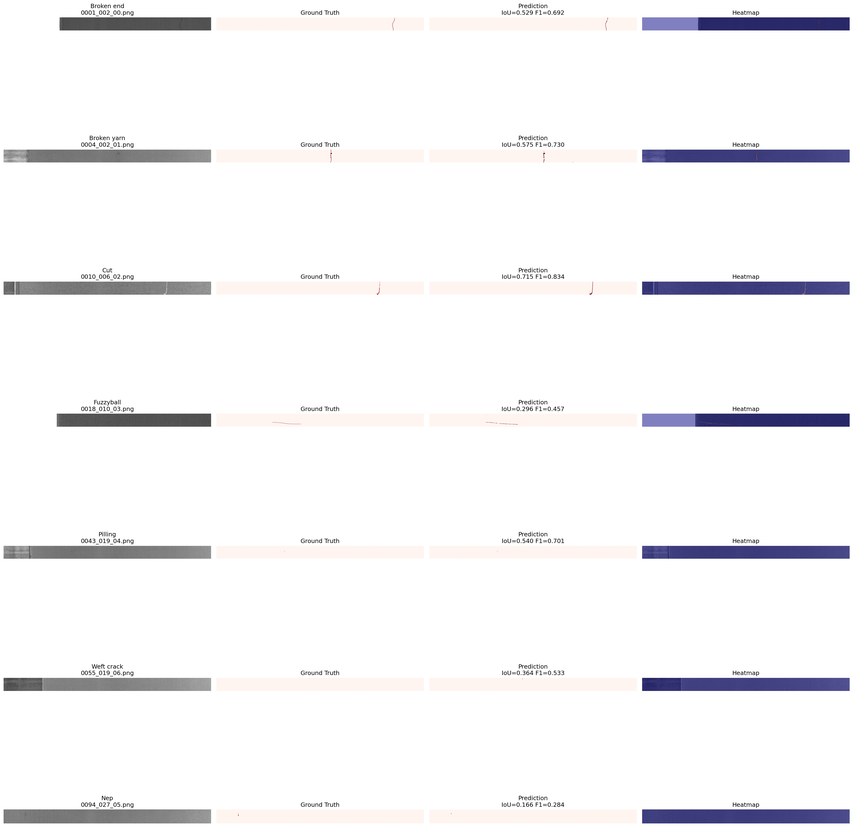
#> input picture apresentacao/segmentation_examples.png, 853 x 827 px, shrunk from 3584 x 3477 before the run
$ python -i gabor_analysis.py   (imports and definitions only)   (older library calls are emulated)
#> lines starting #> are read from the running program, lines starting #| are printed output that depends on the picture; after the words box and inside, x2 and y2 are one past the last pixel; in counts of white or black regions, pixels touching at a corner belong together
#> further down, picture is the input picture: shape (827, 853, 3); mean B, G, R 246.4, 244.9, 245.5
import cv2
import numpy as np
from typing import List, Tuple


class GaborAnalyzer:
    def __init__(
        self,
        orientations: List[float] = None,
        frequencies: List[float] = None,
        sigma: float = 3.0,
        kernel_size: int = 31,
    ):
        self.orientations = orientations or [0, 45, 90, 135]
        self.frequencies = frequencies or [0.05, 0.1, 0.15, 0.25]
        self.sigma = sigma
        self.kernel_size = kernel_size
        self.kernels = self._build_filter_bank()

    def _build_filter_bank(self) -> List[Tuple[float, float, np.ndarray]]:
        kernels = []
        for theta_deg in self.orientations:
            theta = np.radians(theta_deg)
            for freq in self.frequencies:
                lambd = 1.0 / freq
                kernel = cv2.getGaborKernel(
                    (self.kernel_size, self.kernel_size),
                    self.sigma, theta, lambd, gamma=0.5, psi=0,
                )
                kernel /= kernel.sum() + 1e-8
                kernels.append((theta_deg, freq, kernel))
        return kernels

    def compute_responses(self, image: np.ndarray) -> np.ndarray:
        gray = cv2.cvtColor(image, cv2.COLOR_BGR2GRAY) if len(image.shape) == 3 else image
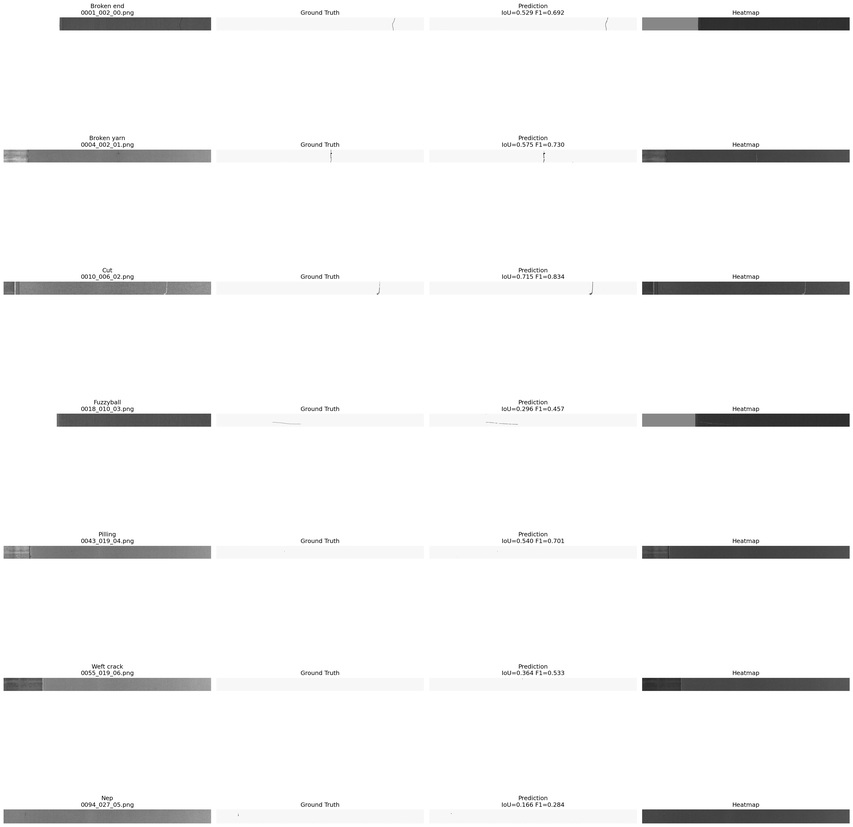
#> gray: shape (827, 853); min 19, max 255, mean 245.3
        gray = gray.astype(np.float64)

        responses = np.zeros(
            (len(self.kernels), gray.shape[0], gray.shape[1]), dtype=np.float64
        )
        for i, (_, _, kernel) in enumerate(self.kernels):
            responses[i] = np.abs(cv2.filter2D(gray, cv2.CV_64F, kernel))

        return responses

    def compute_energy_map(self, image: np.ndarray) -> np.ndarray:
        responses = self.compute_responses(image)
        return responses.mean(axis=0)
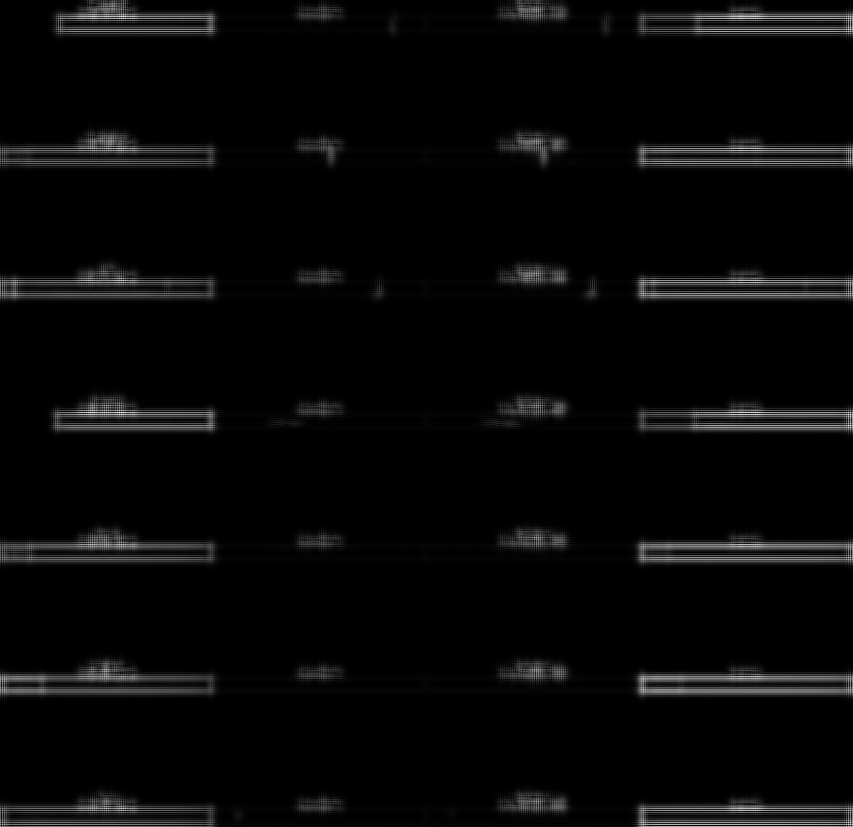
#> returned value: shape (827, 853) float64; min 146.5, max 101668.4, mean 3289; drawn with min black and max white

    def compute_orientation_map(self, image: np.ndarray) -> np.ndarray:
        gray = cv2.cvtColor(image, cv2.COLOR_BGR2GRAY) if len(image.shape) == 3 else image
        gray = gray.astype(np.float64)

        orientation_energies = {}
        for theta_deg, _, kernel in self.kernels:
            response = np.abs(cv2.filter2D(gray, cv2.CV_64F, kernel))
            if theta_deg not in orientation_energies:
                orientation_energies[theta_deg] = []
            orientation_energies[theta_deg].append(response)

        orientation_map = np.zeros_like(gray)
        max_energy = np.zeros_like(gray)

        for theta_deg, responses in orientation_energies.items():
            avg_energy = np.mean(responses, axis=0)
            mask = avg_energy > max_energy
            orientation_map[mask] = theta_deg
            max_energy[mask] = avg_energy[mask]

        return orientation_map

    def detect_anomalies(
        self, image: np.ndarray, sensitivity: float = 2.0
    ) -> np.ndarray:
        energy = self.compute_energy_map(image)
        mean_energy = energy.mean()
#> mean_energy = 3289
        std_energy = energy.std()
#> std_energy = 9424.8
        threshold = mean_energy + sensitivity * std_energy
#> threshold = 22138.5
        anomaly_mask = (energy > threshold).astype(np.uint8) * 255
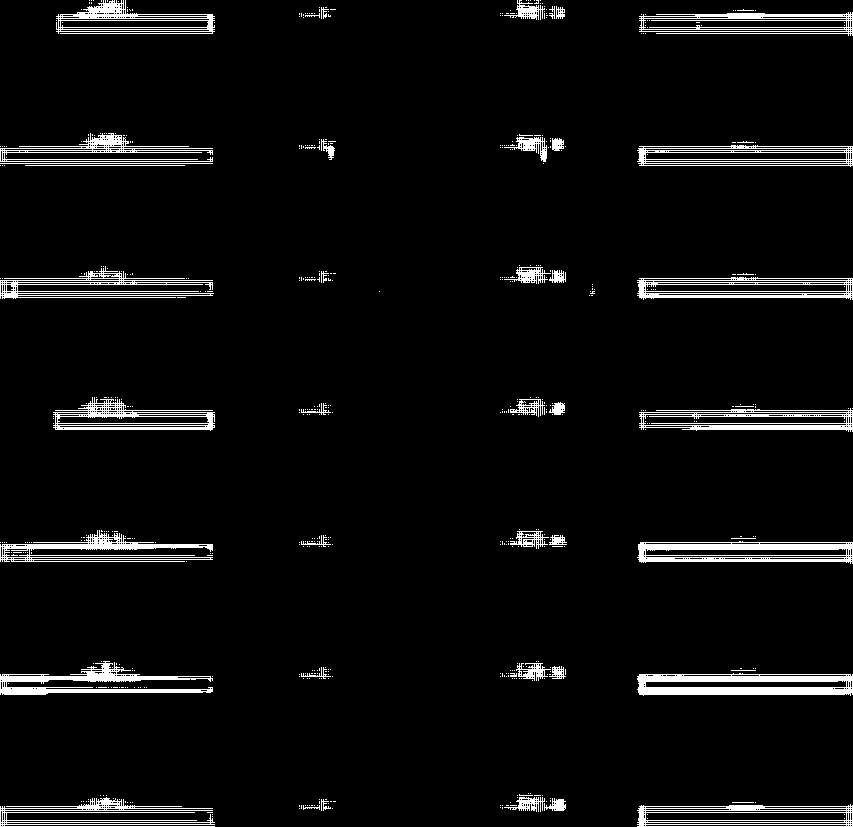
#> anomaly_mask: shape (827, 853); 5% white; 556 white regions (512 under 20 px), largest, box (x1, y1, x2, y2) and area: (637, 673, 853, 696) 3290, (637, 541, 853, 564) 2727, (0, 661, 213, 695) 2507

        kernel = cv2.getStructuringElement(cv2.MORPH_ELLIPSE, (5, 5))
        anomaly_mask = cv2.morphologyEx(anomaly_mask, cv2.MORPH_CLOSE, kernel)
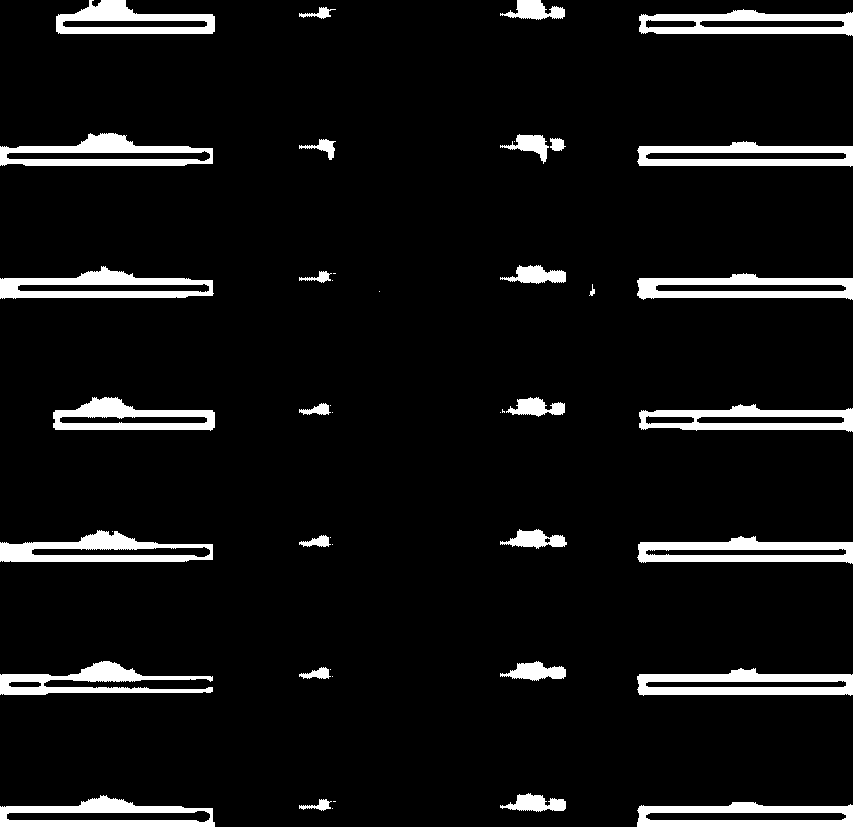
#> anomaly_mask: shape (827, 853); 7.4% white; 45 white regions (15 under 20 px), largest, box (x1, y1, x2, y2) and area: (637, 668, 853, 696) 3632, (637, 536, 853, 564) 3432, (0, 133, 213, 166) 3397
        anomaly_mask = cv2.morphologyEx(anomaly_mask, cv2.MORPH_OPEN, kernel)
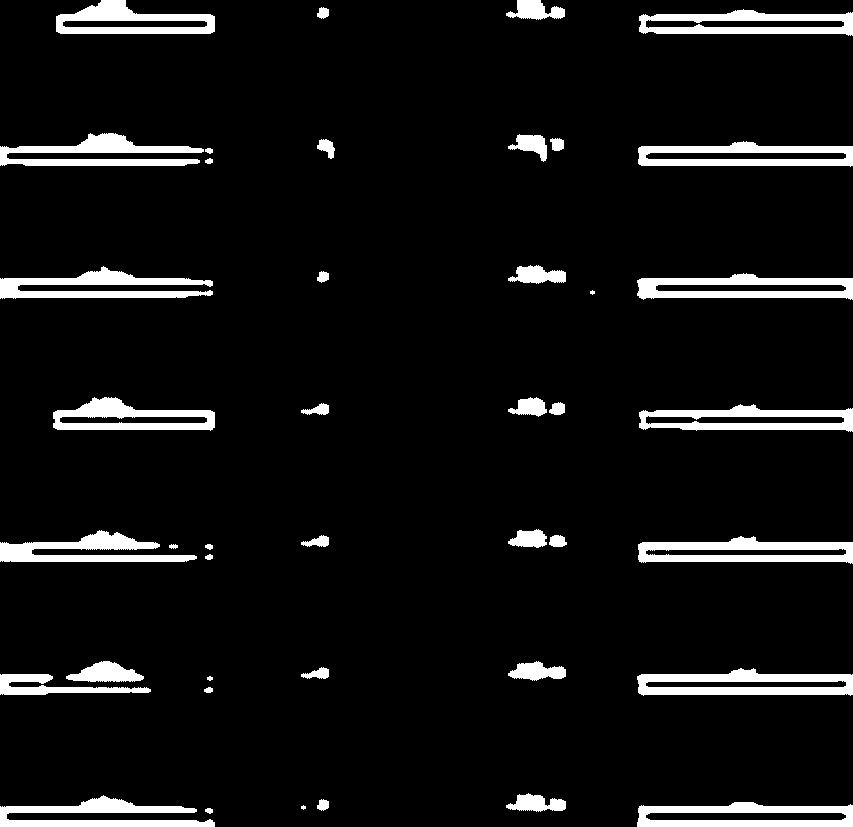
#> anomaly_mask: shape (827, 853); 7.2% white; 42 white regions (2 under 20 px), largest, box (x1, y1, x2, y2) and area: (637, 668, 853, 696) 3624, (638, 536, 853, 564) 3426, (0, 266, 213, 299) 3334
        return anomaly_mask

>>> import cv2
>>> picture = cv2.imread('../apresentacao/segmentation_examples.png')
>>> result = GaborAnalyzer().detect_anomalies(picture)

$ run again, on apresentacao/per_defect_performance.png
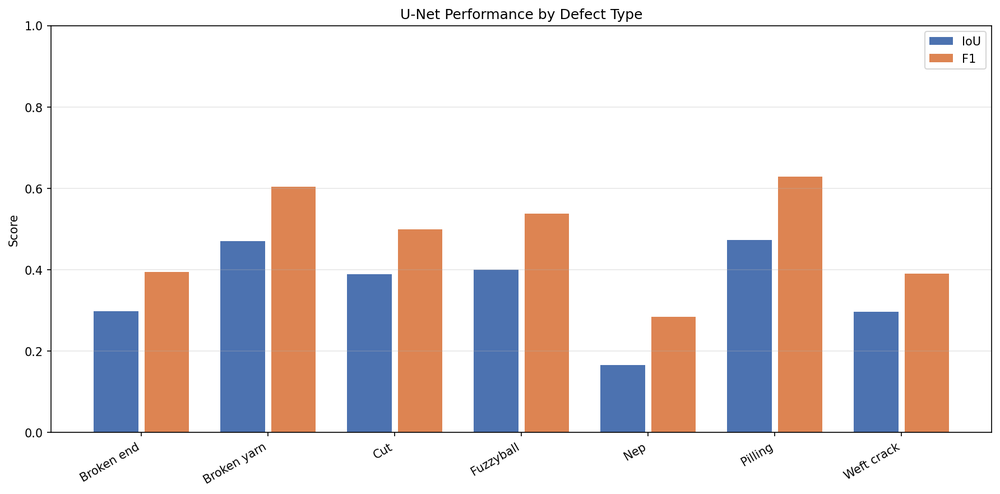
#> input picture apresentacao/per_defect_performance.png, 1000 x 494 px, shrunk from 1784 x 881 before the run
#> picture is the input picture: shape (494, 1000, 3); mean B, G, R 223.9, 224.3, 231.6
#> in compute_energy_map, `return responses.mean(axis=0)`:
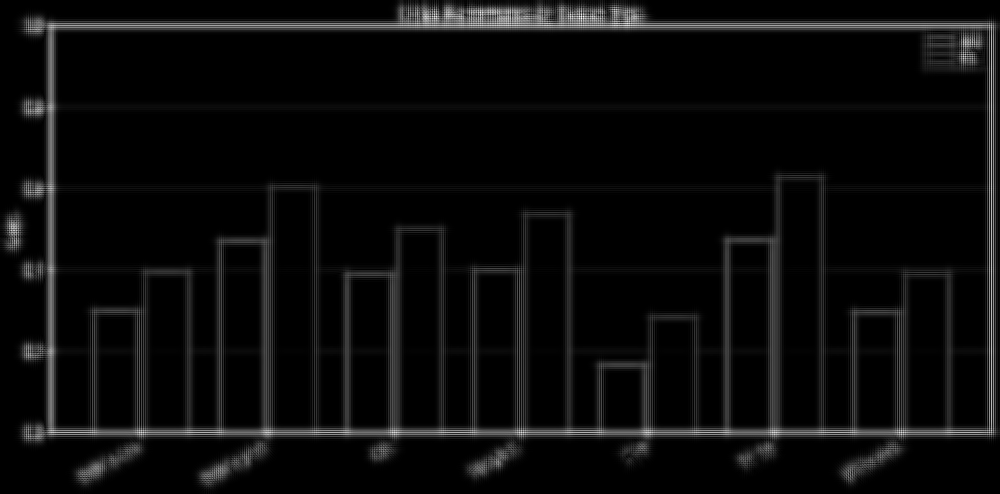
#> returned value: shape (494, 1000) float64; min 99.63, max 157552.5, mean 7314.8; drawn with min black and max white
#> mean_energy = 7314.8
#> std_energy = 16707.3
#> threshold = 40729.4
#> in detect_anomalies, `anomaly_mask = cv2.morphologyEx(anomaly_mask, cv2.MORPH_OPEN, kernel)`:
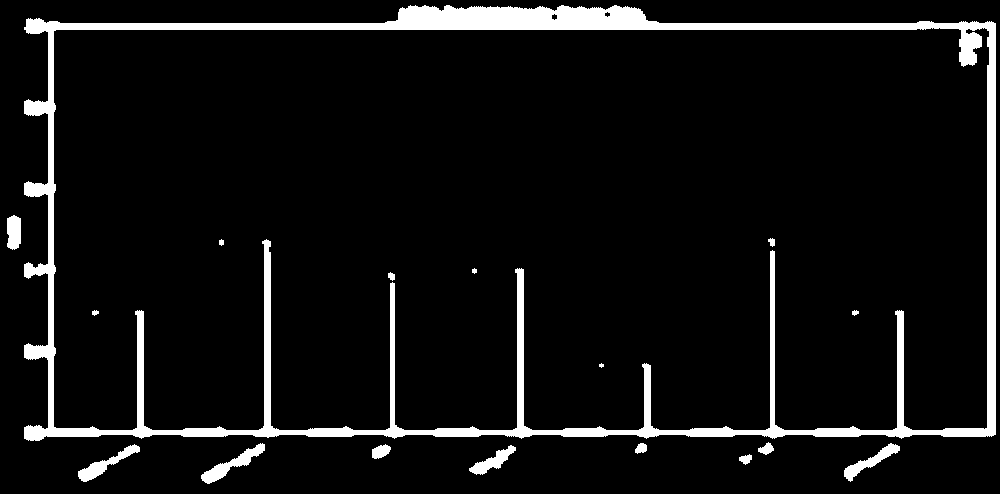
#> anomaly_mask: shape (494, 1000); 7.2% white; 17 white regions (1 under 20 px), largest, box (x1, y1, x2, y2) and area: (24, 5, 996, 441) 32026, (201, 443, 265, 484) 727, (78, 444, 140, 482) 636

$ run again, on apresentacao/training_curves.png
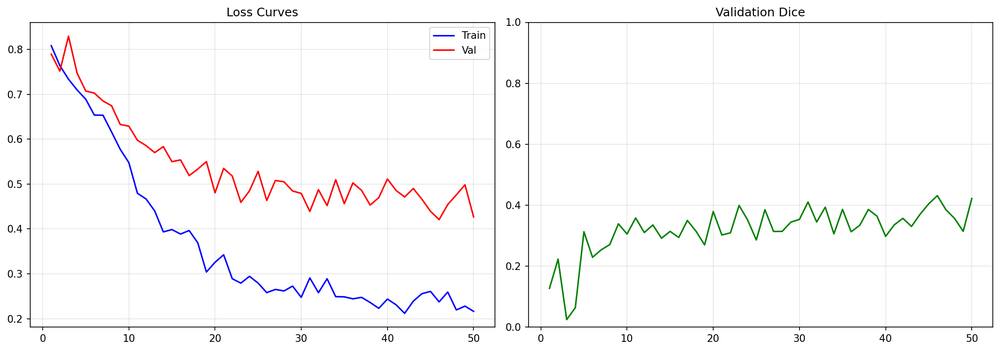
#> input picture apresentacao/training_curves.png, 1000 x 351 px, shrunk from 2085 x 732 before the run
#> picture is the input picture: shape (351, 1000, 3); mean B, G, R 249.4, 249.1, 249.6
#> in compute_energy_map, `return responses.mean(axis=0)`:
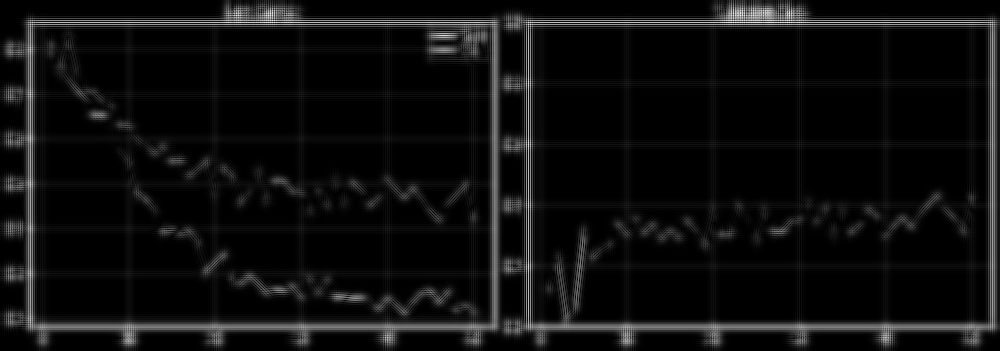
#> returned value: shape (351, 1000) float64; min 205.8, max 137820.2, mean 8125.4; drawn with min black and max white
#> mean_energy = 8125.4
#> std_energy = 16661.5
#> threshold = 41448.4
#> in detect_anomalies, `anomaly_mask = cv2.morphologyEx(anomaly_mask, cv2.MORPH_OPEN, kernel)`:
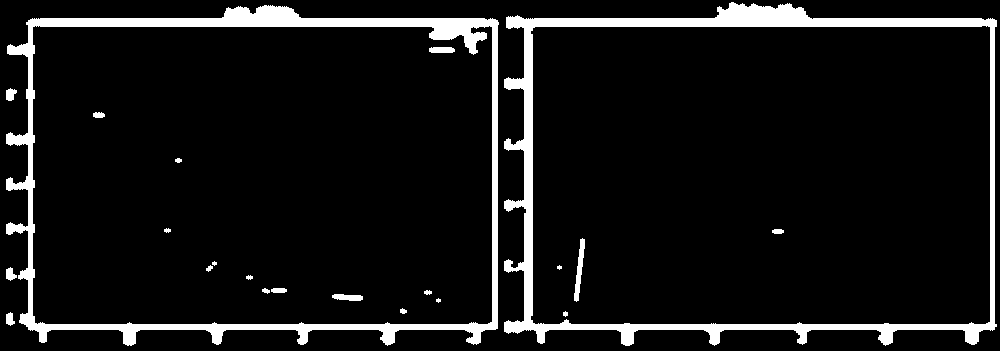
#> anomaly_mask: shape (351, 1000); 8.5% white; 22 white regions (3 under 20 px), largest, box (x1, y1, x2, y2) and area: (504, 2, 997, 346) 14522, (6, 5, 499, 346) 13992, (574, 238, 585, 302) 314
